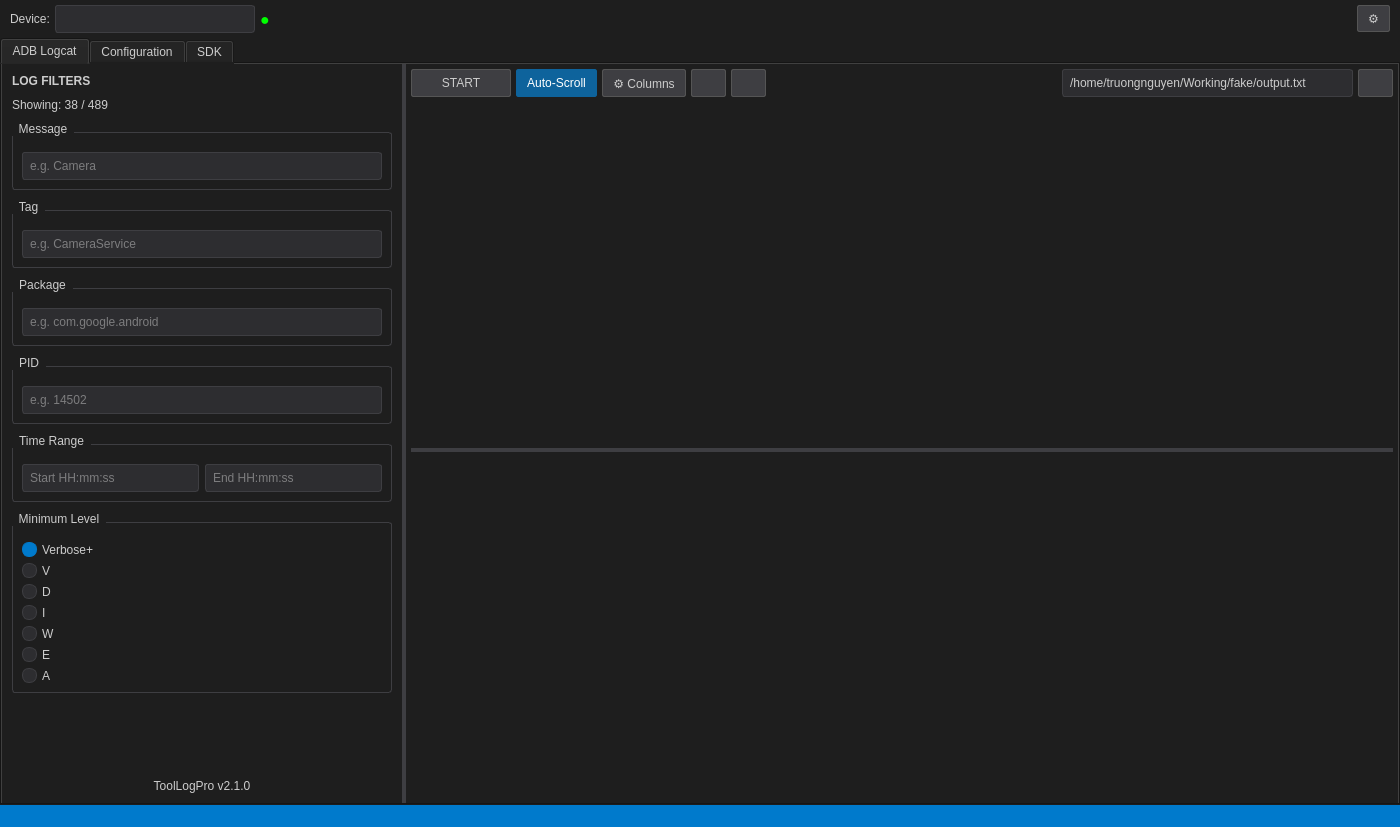
<?xml version="1.0" encoding="UTF-8"?>
<ui version="4.0">
 <class>MainWindow</class>
 <widget class="QMainWindow" name="MainWindow">
  <property name="geometry">
   <rect>
    <x>0</x>
    <y>0</y>
    <width>1400</width>
    <height>827</height>
   </rect>
  </property>
  <property name="windowTitle">
   <string>ToolLogPro</string>
  </property>
  <property name="styleSheet">
   <string notr="true">/* Dark theme stylesheet */
QMainWindow {
    background-color: #1e1e1e;
    color: #cccccc;
}

QWidget {
    background-color: #1e1e1e;
    color: #cccccc;
}

QLineEdit {
    background-color: #2d2d30;
    border: 1px solid #3e3e42;
    border-radius: 3px;
    padding: 5px;
    color: #cccccc;
}

QLineEdit:focus {
    border: 1px solid #007acc;
}

QPushButton {
    background-color: #3e3e42;
    border: 1px solid #555555;
    border-radius: 2px;
    padding: 5px 10px;
    color: #cccccc;
}

QPushButton:hover {
    background-color: #505053;
    border: 1px solid #6a6a6f;
}

QPushButton:pressed {
    background-color: #2d2d30;
}

QPushButton:checked {
    background-color: #0e639c;
    border: 1px solid #0e639c;
    color: white;
}

QPushButton#btnResume {
    background-color: #0e639c;
    border: 1px solid #0e639c;
    color: white;
}

QPushButton#btnResume:hover {
    background-color: #1177bb;
    border: 1px solid #1177bb;
}

QPushButton#btnAutoScroll:checked {
    background-color: #0e639c;
    border: 1px solid #0e639c;
}

QComboBox {
    background-color: #2d2d30;
    border: 1px solid #3e3e42;
    border-radius: 3px;
    padding: 5px;
    color: #cccccc;
}

QComboBox::drop-down {
    border: none;
}

QComboBox::down-arrow {
    image: none;
    border-left: 4px solid transparent;
    border-right: 4px solid transparent;
    border-top: 4px solid #cccccc;
    width: 0;
    height: 0;
}

QComboBox QAbstractItemView {
    background-color: #2d2d30;
    color: #cccccc;
    selection-background-color: #0e639c;
    selection-color: white;
    border: 1px solid #3e3e42;
    outline: none;
}

QComboBox QAbstractItemView::item {
    background-color: #2d2d30;
    color: #cccccc;
    padding: 5px;
    min-height: 25px;
}

QComboBox QAbstractItemView::item:hover {
    background-color: #3e3e42;
}

QComboBox QAbstractItemView::item:selected {
    background-color: #0e639c;
    color: white;
}

QTableView {
    background-color: #1e1e1e;
    alternate-background-color: #2a2a2a;
    gridline-color: #3e3e42;
    color: #cccccc;
    border: none;
}

QTableView::item {
    padding: 4px;
}

QTableView::item:selected {
    background-color: #264f78;
}

QTableView::item:focus {
    background-color: #264f78;
    outline: none;
}

QHeaderView::section {
    background-color: #2d2d30;
    color: #cccccc;
    padding: 6px;
    border: none;
    border-right: 1px solid #3e3e42;
    border-bottom: 1px solid #3e3e42;
}

QRadioButton {
    color: #cccccc;
    spacing: 5px;
}

QRadioButton::indicator {
    width: 13px;
    height: 13px;
}

QRadioButton::indicator::unchecked {
    border: 1px solid #3e3e42;
    border-radius: 7px;
    background-color: #2d2d30;
}

QRadioButton::indicator::checked {
    border: 1px solid #007acc;
    border-radius: 7px;
    background-color: #007acc;
}

QLabel {
    color: #cccccc;
}

QGroupBox {
    border: 1px solid #3e3e42;
    border-radius: 3px;
    margin-top: 10px;
    padding-top: 10px;
    color: #cccccc;
}

QGroupBox::title {
    subcontrol-origin: margin;
    subcontrol-position: top left;
    padding: 0 5px;
}

QSplitter::handle {
    background-color: #3e3e42;
}

QScrollBar:vertical {
    border: none;
    background-color: #1e1e1e;
    width: 12px;
}

QScrollBar::handle:vertical {
    background-color: #3e3e42;
    border-radius: 6px;
    min-height: 20px;
}

QScrollBar::handle:vertical:hover {
    background-color: #4e4e52;
}

QScrollBar:horizontal {
    border: none;
    background-color: #1e1e1e;
    height: 12px;
}

QScrollBar::handle:horizontal {
    background-color: #3e3e42;
    border-radius: 6px;
    min-width: 20px;
}

QScrollBar::handle:horizontal:hover {
    background-color: #4e4e52;
}

QScrollBar::add-line, QScrollBar::sub-line {
    border: none;
    background: none;
}

QStatusBar {
    background-color: #007acc;
    color: white;
}
</string>
  </property>
  <widget class="QWidget" name="centralwidget">
   <layout class="QVBoxLayout" name="verticalLayout">
    <property name="spacing">
     <number>0</number>
    </property>
    <property name="leftMargin">
     <number>0</number>
    </property>
    <property name="topMargin">
     <number>0</number>
    </property>
    <property name="rightMargin">
     <number>0</number>
    </property>
    <property name="bottomMargin">
     <number>0</number>
    </property>
    <item>
     <layout class="QHBoxLayout" name="horizontalLayout_device">
      <property name="spacing">
       <number>5</number>
      </property>
      <property name="leftMargin">
       <number>10</number>
      </property>
      <property name="topMargin">
       <number>5</number>
      </property>
      <property name="rightMargin">
       <number>10</number>
      </property>
      <property name="bottomMargin">
       <number>5</number>
      </property>
      <item>
       <widget class="QLabel" name="label">
        <property name="text">
         <string>Device:</string>
        </property>
       </widget>
      </item>
      <item>
       <widget class="QComboBox" name="cmbDevice">
        <property name="minimumSize">
         <size>
          <width>200</width>
          <height>0</height>
         </size>
        </property>
       </widget>
      </item>
      <item>
       <widget class="QLabel" name="lblDeviceStatus">
        <property name="styleSheet">
         <string notr="true">color: #00ff00; font-size: 16px;</string>
        </property>
        <property name="text">
         <string>●</string>
        </property>
       </widget>
      </item>
      <item>
       <spacer name="horizontalSpacer">
        <property name="orientation">
         <enum>Qt::Orientation::Horizontal</enum>
        </property>
        <property name="sizeHint" stdset="0">
         <size>
          <width>40</width>
          <height>20</height>
         </size>
        </property>
       </spacer>
      </item>
      <item>
       <widget class="QPushButton" name="btnSettings">
        <property name="maximumSize">
         <size>
          <width>40</width>
          <height>16777215</height>
         </size>
        </property>
        <property name="text">
         <string>⚙</string>
        </property>
       </widget>
      </item>
     </layout>
    </item>
    <item>
     <widget class="QTabWidget" name="tabWidget">
      <property name="currentIndex">
       <number>0</number>
      </property>
      <widget class="QWidget" name="tabAdbLogcat">
       <attribute name="title">
        <string>ADB Logcat</string>
       </attribute>
       <layout class="QVBoxLayout" name="verticalLayout_13">
        <property name="spacing">
         <number>0</number>
        </property>
        <property name="leftMargin">
         <number>0</number>
        </property>
        <property name="topMargin">
         <number>0</number>
        </property>
        <property name="rightMargin">
         <number>0</number>
        </property>
        <property name="bottomMargin">
         <number>0</number>
        </property>
        <item>
         <widget class="QSplitter" name="splitter">
          <property name="orientation">
           <enum>Qt::Orientation::Horizontal</enum>
          </property>
          <widget class="QWidget" name="leftPanel" native="true">
           <property name="minimumSize">
            <size>
             <width>250</width>
             <height>0</height>
            </size>
           </property>
           <property name="maximumSize">
            <size>
             <width>400</width>
             <height>16777215</height>
            </size>
           </property>
           <layout class="QVBoxLayout" name="verticalLayout_2">
            <property name="spacing">
             <number>10</number>
            </property>
            <property name="leftMargin">
             <number>10</number>
            </property>
            <property name="topMargin">
             <number>10</number>
            </property>
            <property name="rightMargin">
             <number>10</number>
            </property>
            <property name="bottomMargin">
             <number>10</number>
            </property>
            <item>
             <widget class="QLabel" name="lblLogFilters">
              <property name="font">
               <font>
                <bold>true</bold>
               </font>
              </property>
              <property name="text">
               <string>LOG FILTERS</string>
              </property>
             </widget>
            </item>
            <item>
             <widget class="QLabel" name="lblFilterCount">
              <property name="text">
               <string>Showing: 38 / 489</string>
              </property>
             </widget>
            </item>
            <item>
             <widget class="QGroupBox" name="groupBox_5">
              <property name="title">
               <string>Message</string>
              </property>
              <layout class="QVBoxLayout" name="verticalLayout_8">
               <item>
                <widget class="QLineEdit" name="txtFindMessage">
                 <property name="placeholderText">
                  <string>e.g. Camera</string>
                 </property>
                </widget>
               </item>
              </layout>
             </widget>
            </item>
            <item>
             <widget class="QGroupBox" name="groupBox">
              <property name="title">
               <string>Tag</string>
              </property>
              <layout class="QVBoxLayout" name="verticalLayout_4">
               <item>
                <widget class="QLineEdit" name="txtTagFilter">
                 <property name="placeholderText">
                  <string>e.g. CameraService</string>
                 </property>
                </widget>
               </item>
              </layout>
             </widget>
            </item>
            <item>
             <widget class="QGroupBox" name="groupBox_2">
              <property name="title">
               <string>Package</string>
              </property>
              <layout class="QVBoxLayout" name="verticalLayout_5">
               <item>
                <widget class="QLineEdit" name="txtPackageFilter">
                 <property name="placeholderText">
                  <string>e.g. com.google.android</string>
                 </property>
                </widget>
               </item>
              </layout>
             </widget>
            </item>
            <item>
             <widget class="QGroupBox" name="groupBox_3">
              <property name="title">
               <string>PID</string>
              </property>
              <layout class="QVBoxLayout" name="verticalLayout_6">
               <item>
                <widget class="QLineEdit" name="txtPidFilter">
                 <property name="placeholderText">
                  <string>e.g. 14502</string>
                 </property>
                </widget>
               </item>
              </layout>
             </widget>
            </item>
            <item>
             <widget class="QGroupBox" name="groupBox_6">
              <property name="title">
               <string>Time Range</string>
              </property>
              <layout class="QVBoxLayout" name="verticalLayout_9">
               <item>
                <layout class="QHBoxLayout" name="horizontalLayout">
                 <item>
                  <widget class="QLineEdit" name="txtStartTime">
                   <property name="placeholderText">
                    <string>Start HH:mm:ss</string>
                   </property>
                  </widget>
                 </item>
                 <item>
                  <widget class="QLineEdit" name="txtEndTime">
                   <property name="placeholderText">
                    <string>End HH:mm:ss</string>
                   </property>
                  </widget>
                 </item>
                </layout>
               </item>
              </layout>
             </widget>
            </item>
            <item>
             <widget class="QGroupBox" name="groupBox_4">
              <property name="title">
               <string>Minimum Level</string>
              </property>
              <layout class="QVBoxLayout" name="verticalLayout_7">
               <item>
                <widget class="QRadioButton" name="radioVerbosePlus">
                 <property name="text">
                  <string>Verbose+</string>
                 </property>
                 <property name="checked">
                  <bool>true</bool>
                 </property>
                </widget>
               </item>
               <item>
                <widget class="QRadioButton" name="radioV">
                 <property name="text">
                  <string>V</string>
                 </property>
                </widget>
               </item>
               <item>
                <widget class="QRadioButton" name="radioD">
                 <property name="text">
                  <string>D</string>
                 </property>
                </widget>
               </item>
               <item>
                <widget class="QRadioButton" name="radioI">
                 <property name="text">
                  <string>I</string>
                 </property>
                </widget>
               </item>
               <item>
                <widget class="QRadioButton" name="radioW">
                 <property name="text">
                  <string>W</string>
                 </property>
                </widget>
               </item>
               <item>
                <widget class="QRadioButton" name="radioE">
                 <property name="text">
                  <string>E</string>
                 </property>
                </widget>
               </item>
               <item>
                <widget class="QRadioButton" name="radioA">
                 <property name="text">
                  <string>A</string>
                 </property>
                </widget>
               </item>
              </layout>
             </widget>
            </item>
            <item>
             <spacer name="verticalSpacer">
              <property name="orientation">
               <enum>Qt::Orientation::Vertical</enum>
              </property>
              <property name="sizeHint" stdset="0">
               <size>
                <width>20</width>
                <height>40</height>
               </size>
              </property>
             </spacer>
            </item>
            <item>
             <widget class="QLabel" name="lblVersion">
              <property name="text">
               <string>ToolLogPro v2.1.0</string>
              </property>
              <property name="alignment">
               <set>Qt::AlignmentFlag::AlignCenter</set>
              </property>
             </widget>
            </item>
           </layout>
          </widget>
          <widget class="QWidget" name="rightPanel" native="true">
           <layout class="QVBoxLayout" name="verticalLayout_3">
            <property name="spacing">
             <number>5</number>
            </property>
            <property name="leftMargin">
             <number>5</number>
            </property>
            <property name="topMargin">
             <number>5</number>
            </property>
            <property name="rightMargin">
             <number>5</number>
            </property>
            <property name="bottomMargin">
             <number>5</number>
            </property>
            <item>
             <layout class="QHBoxLayout" name="horizontalLayout_3">
              <property name="spacing">
               <number>5</number>
              </property>
              <item>
               <widget class="QPushButton" name="btnStart">
                <property name="sizePolicy">
                 <sizepolicy hsizetype="Fixed" vsizetype="Fixed">
                  <horstretch>1</horstretch>
                  <verstretch>0</verstretch>
                 </sizepolicy>
                </property>
                <property name="maximumSize">
                 <size>
                  <width>100</width>
                  <height>35</height>
                 </size>
                </property>
                <property name="text">
                 <string>START</string>
                </property>
               </widget>
              </item>
              <item>
               <widget class="QPushButton" name="btnAutoScroll">
                <property name="maximumSize">
                 <size>
                  <width>16777215</width>
                  <height>35</height>
                 </size>
                </property>
                <property name="text">
                 <string>Auto-Scroll</string>
                </property>
                <property name="checkable">
                 <bool>true</bool>
                </property>
                <property name="checked">
                 <bool>true</bool>
                </property>
               </widget>
              </item>
              <item>
               <widget class="QPushButton" name="btnColumns">
                <property name="maximumSize">
                 <size>
                  <width>16777215</width>
                  <height>35</height>
                 </size>
                </property>
                <property name="text">
                 <string>⚙ Columns</string>
                </property>
               </widget>
              </item>
              <item>
               <widget class="QPushButton" name="btnClear">
                <property name="maximumSize">
                 <size>
                  <width>35</width>
                  <height>35</height>
                 </size>
                </property>
                <property name="text">
                 <string/>
                </property>
                <property name="icon">
                 <iconset theme="QIcon::ThemeIcon::EditDelete"/>
                </property>
               </widget>
              </item>
              <item>
               <widget class="QPushButton" name="btnSave">
                <property name="maximumSize">
                 <size>
                  <width>35</width>
                  <height>35</height>
                 </size>
                </property>
                <property name="text">
                 <string/>
                </property>
                <property name="icon">
                 <iconset theme="QIcon::ThemeIcon::DocumentSave"/>
                </property>
               </widget>
              </item>
              <item>
               <spacer name="horizontalSpacer_2">
                <property name="orientation">
                 <enum>Qt::Orientation::Horizontal</enum>
                </property>
                <property name="sizeHint" stdset="0">
                 <size>
                  <width>40</width>
                  <height>20</height>
                 </size>
                </property>
               </spacer>
              </item>
              <item>
               <widget class="QLineEdit" name="txtFilePath">
                <property name="maximumSize">
                 <size>
                  <width>16777215</width>
                  <height>35</height>
                 </size>
                </property>
                <property name="text">
                 <string>/home/truongnguyen/Working/fake/output.txt</string>
                </property>
                <property name="placeholderText">
                 <string>Enter log file path...</string>
                </property>
               </widget>
              </item>
              <item>
               <widget class="QPushButton" name="btnOpen">
                <property name="maximumSize">
                 <size>
                  <width>35</width>
                  <height>35</height>
                 </size>
                </property>
                <property name="text">
                 <string/>
                </property>
                <property name="icon">
                 <iconset theme="QIcon::ThemeIcon::FolderOpen"/>
                </property>
               </widget>
              </item>
             </layout>
            </item>
            <item>
             <widget class="QSplitter" name="splitterLogTables">
              <property name="orientation">
               <enum>Qt::Orientation::Vertical</enum>
              </property>
              <widget class="QTableView" name="tableLog">
               <property name="alternatingRowColors">
                <bool>true</bool>
               </property>
               <property name="selectionBehavior">
                <enum>QAbstractItemView::SelectionBehavior::SelectRows</enum>
               </property>
               <property name="sortingEnabled">
                <bool>false</bool>
               </property>
              </widget>
              <widget class="QTableView" name="tableMarkLog">
               <property name="alternatingRowColors">
                <bool>true</bool>
               </property>
               <property name="selectionBehavior">
                <enum>QAbstractItemView::SelectionBehavior::SelectRows</enum>
               </property>
               <property name="sortingEnabled">
                <bool>false</bool>
               </property>
              </widget>
             </widget>
            </item>
           </layout>
          </widget>
         </widget>
        </item>
       </layout>
      </widget>
      <widget class="QWidget" name="tabConfiguration">
       <attribute name="title">
        <string>Configuration</string>
       </attribute>
       <layout class="QVBoxLayout" name="verticalLayout_config">
        <property name="spacing">
         <number>0</number>
        </property>
        <property name="leftMargin">
         <number>0</number>
        </property>
        <property name="topMargin">
         <number>0</number>
        </property>
        <property name="rightMargin">
         <number>0</number>
        </property>
        <property name="bottomMargin">
         <number>0</number>
        </property>
        <item>
         <widget class="QSplitter" name="splitterConfig">
          <property name="orientation">
           <enum>Qt::Orientation::Horizontal</enum>
          </property>
          <widget class="QWidget" name="leftConfigPanel" native="true">
           <property name="minimumSize">
            <size>
             <width>250</width>
             <height>0</height>
            </size>
           </property>
           <property name="maximumSize">
            <size>
             <width>250</width>
             <height>16777215</height>
            </size>
           </property>
           <layout class="QVBoxLayout" name="verticalLayout_leftConfig">
            <property name="spacing">
             <number>10</number>
            </property>
            <property name="leftMargin">
             <number>10</number>
            </property>
            <property name="topMargin">
             <number>10</number>
            </property>
            <property name="rightMargin">
             <number>10</number>
            </property>
            <property name="bottomMargin">
             <number>10</number>
            </property>
            <item>
             <layout class="QHBoxLayout" name="horizontalLayout_configHeader">
              <item>
               <widget class="QLabel" name="lblConfigTitle">
                <property name="font">
                 <font>
                  <pointsize>12</pointsize>
                  <bold>true</bold>
                 </font>
                </property>
                <property name="text">
                 <string>Configuration</string>
                </property>
               </widget>
              </item>
              <item>
               <widget class="QPushButton" name="btnRefreshConfig">
                <property name="maximumSize">
                 <size>
                  <width>30</width>
                  <height>30</height>
                 </size>
                </property>
                <property name="text">
                 <string/>
                </property>
                <property name="icon">
                 <iconset theme="QIcon::ThemeIcon::ViewRefresh"/>
                </property>
               </widget>
              </item>
             </layout>
            </item>
            <item>
             <widget class="QPushButton" name="btnConfigProperties">
              <property name="minimumSize">
               <size>
                <width>0</width>
                <height>35</height>
               </size>
              </property>
              <property name="text">
               <string>Properties</string>
              </property>
             </widget>
            </item>
            <item>
             <widget class="QPushButton" name="btnConfigSettings">
              <property name="minimumSize">
               <size>
                <width>0</width>
                <height>35</height>
               </size>
              </property>
              <property name="text">
               <string>Settings</string>
              </property>
             </widget>
            </item>
            <item>
             <spacer name="verticalSpacer_config">
              <property name="orientation">
               <enum>Qt::Orientation::Vertical</enum>
              </property>
              <property name="sizeHint" stdset="0">
               <size>
                <width>20</width>
                <height>40</height>
               </size>
              </property>
             </spacer>
            </item>
           </layout>
          </widget>
          <widget class="QWidget" name="rightConfigPanel" native="true">
           <layout class="QVBoxLayout" name="verticalLayout_rightConfig">
            <property name="spacing">
             <number>0</number>
            </property>
            <property name="leftMargin">
             <number>0</number>
            </property>
            <property name="topMargin">
             <number>0</number>
            </property>
            <property name="rightMargin">
             <number>0</number>
            </property>
            <property name="bottomMargin">
             <number>0</number>
            </property>
            <item>
             <widget class="QSplitter" name="splitterConfigTables">
              <property name="orientation">
               <enum>Qt::Orientation::Horizontal</enum>
              </property>
              <widget class="QWidget" name="settingsPanel" native="true">
               <layout class="QVBoxLayout" name="verticalLayout_settings">
                <property name="spacing">
                 <number>10</number>
                </property>
                <property name="leftMargin">
                 <number>10</number>
                </property>
                <property name="topMargin">
                 <number>10</number>
                </property>
                <property name="rightMargin">
                 <number>10</number>
                </property>
                <property name="bottomMargin">
                 <number>10</number>
                </property>
                <item>
                 <layout class="QHBoxLayout" name="horizontalLayout_settingsHeader">
                  <item>
                   <widget class="QLabel" name="lblSettings">
                    <property name="font">
                     <font>
                      <pointsize>12</pointsize>
                      <bold>true</bold>
                     </font>
                    </property>
                    <property name="text">
                     <string>Settings</string>
                    </property>
                   </widget>
                  </item>
                  <item>
                   <spacer name="horizontalSpacer_settings">
                    <property name="orientation">
                     <enum>Qt::Orientation::Horizontal</enum>
                    </property>
                    <property name="sizeHint" stdset="0">
                     <size>
                      <width>40</width>
                      <height>20</height>
                     </size>
                    </property>
                   </spacer>
                  </item>
                  <item>
                   <widget class="QPushButton" name="btnRefreshSettings">
                    <property name="maximumSize">
                     <size>
                      <width>30</width>
                      <height>30</height>
                     </size>
                    </property>
                    <property name="icon">
                     <iconset theme="QIcon::ThemeIcon::ViewRefresh"/>
                    </property>
                   </widget>
                  </item>
                 </layout>
                </item>
                <item>
                 <layout class="QHBoxLayout" name="horizontalLayout_filterSettings">
                  <item>
                   <widget class="QLineEdit" name="txtFilterSettings">
                    <property name="placeholderText">
                     <string>Filter Settings...</string>
                    </property>
                   </widget>
                  </item>
                 </layout>
                </item>
                <item>
                 <widget class="QTableView" name="tableSettings">
                  <property name="alternatingRowColors">
                   <bool>true</bool>
                  </property>
                  <property name="selectionBehavior">
                   <enum>QAbstractItemView::SelectionBehavior::SelectRows</enum>
                  </property>
                  <property name="sortingEnabled">
                   <bool>false</bool>
                  </property>
                 </widget>
                </item>
               </layout>
              </widget>
              <widget class="QWidget" name="propertiesPanel" native="true">
               <layout class="QVBoxLayout" name="verticalLayout_properties">
                <property name="spacing">
                 <number>10</number>
                </property>
                <property name="leftMargin">
                 <number>10</number>
                </property>
                <property name="topMargin">
                 <number>10</number>
                </property>
                <property name="rightMargin">
                 <number>10</number>
                </property>
                <property name="bottomMargin">
                 <number>10</number>
                </property>
                <item>
                 <layout class="QHBoxLayout" name="horizontalLayout_propertiesHeader">
                  <item>
                   <widget class="QLabel" name="lblProperties">
                    <property name="font">
                     <font>
                      <pointsize>12</pointsize>
                      <bold>true</bold>
                     </font>
                    </property>
                    <property name="text">
                     <string>Properties</string>
                    </property>
                   </widget>
                  </item>
                  <item>
                   <spacer name="horizontalSpacer_properties">
                    <property name="orientation">
                     <enum>Qt::Orientation::Horizontal</enum>
                    </property>
                    <property name="sizeHint" stdset="0">
                     <size>
                      <width>40</width>
                      <height>20</height>
                     </size>
                    </property>
                   </spacer>
                  </item>
                  <item>
                   <widget class="QPushButton" name="btnRefreshProperties">
                    <property name="maximumSize">
                     <size>
                      <width>30</width>
                      <height>30</height>
                     </size>
                    </property>
                    <property name="text">
                     <string/>
                    </property>
                    <property name="icon">
                     <iconset theme="QIcon::ThemeIcon::ViewRefresh"/>
                    </property>
                   </widget>
                  </item>
                 </layout>
                </item>
                <item>
                 <layout class="QHBoxLayout" name="horizontalLayout_filterProperties">
                  <item>
                   <widget class="QLineEdit" name="txtFilterProperties">
                    <property name="placeholderText">
                     <string>Filter Properties...</string>
                    </property>
                   </widget>
                  </item>
                 </layout>
                </item>
                <item>
                 <widget class="QTableView" name="tableProperties">
                  <property name="alternatingRowColors">
                   <bool>true</bool>
                  </property>
                  <property name="selectionBehavior">
                   <enum>QAbstractItemView::SelectionBehavior::SelectRows</enum>
                  </property>
                  <property name="sortingEnabled">
                   <bool>false</bool>
                  </property>
                 </widget>
                </item>
               </layout>
              </widget>
             </widget>
            </item>
           </layout>
          </widget>
         </widget>
        </item>
       </layout>
      </widget>
      <widget class="QWidget" name="tabSDK">
       <attribute name="title">
        <string>SDK</string>
       </attribute>
       <layout class="QVBoxLayout" name="verticalLayout_sdk">
        <property name="spacing">
         <number>10</number>
        </property>
        <property name="leftMargin">
         <number>10</number>
        </property>
        <property name="topMargin">
         <number>10</number>
        </property>
        <property name="rightMargin">
         <number>10</number>
        </property>
        <property name="bottomMargin">
         <number>10</number>
        </property>
        <item>
         <widget class="QLabel" name="lblSDKTitle">
          <property name="font">
           <font>
            <pointsize>10</pointsize>
            <bold>true</bold>
           </font>
          </property>
          <property name="text">
           <string>PROPERTY DEFINITIONS</string>
          </property>
         </widget>
        </item>
        <item>
         <layout class="QHBoxLayout" name="horizontalLayout_propertySearch">
          <item>
           <widget class="QLineEdit" name="txtPropertySearch">
            <property name="placeholderText">
             <string>Search property name...</string>
            </property>
           </widget>
          </item>
          <item>
           <widget class="QPushButton" name="btnAddProperty">
            <property name="minimumSize">
             <size>
              <width>60</width>
              <height>30</height>
             </size>
            </property>
            <property name="toolTip">
             <string>Add selected property to list</string>
            </property>
            <property name="text">
             <string>Add</string>
            </property>
           </widget>
          </item>
          <item>
           <widget class="QPushButton" name="btnClearAllProperties">
            <property name="minimumSize">
             <size>
              <width>70</width>
              <height>30</height>
             </size>
            </property>
            <property name="toolTip">
             <string>Clear all properties from list</string>
            </property>
            <property name="text">
             <string>Clear All</string>
            </property>
           </widget>
          </item>
          <item>
           <widget class="QPushButton" name="btnFetchPropertyDefs">
            <property name="maximumSize">
             <size>
              <width>30</width>
              <height>30</height>
             </size>
            </property>
            <property name="toolTip">
             <string>Fetch property definitions from device</string>
            </property>
            <property name="text">
             <string/>
            </property>
            <property name="icon">
             <iconset theme="QIcon::ThemeIcon::ViewRefresh"/>
            </property>
           </widget>
          </item>
         </layout>
        </item>
        <item>
         <widget class="QTableView" name="tablePropertyDefinitions">
          <property name="alternatingRowColors">
           <bool>true</bool>
          </property>
          <property name="selectionBehavior">
           <enum>QAbstractItemView::SelectionBehavior::SelectRows</enum>
          </property>
          <property name="sortingEnabled">
           <bool>false</bool>
          </property>
         </widget>
        </item>
       </layout>
      </widget>
     </widget>
    </item>
   </layout>
  </widget>
  <widget class="QStatusBar" name="statusbar">
   <property name="styleSheet">
    <string notr="true">background-color: #007acc; color: white;</string>
   </property>
  </widget>
 </widget>
 <resources/>
 <connections/>
</ui>
